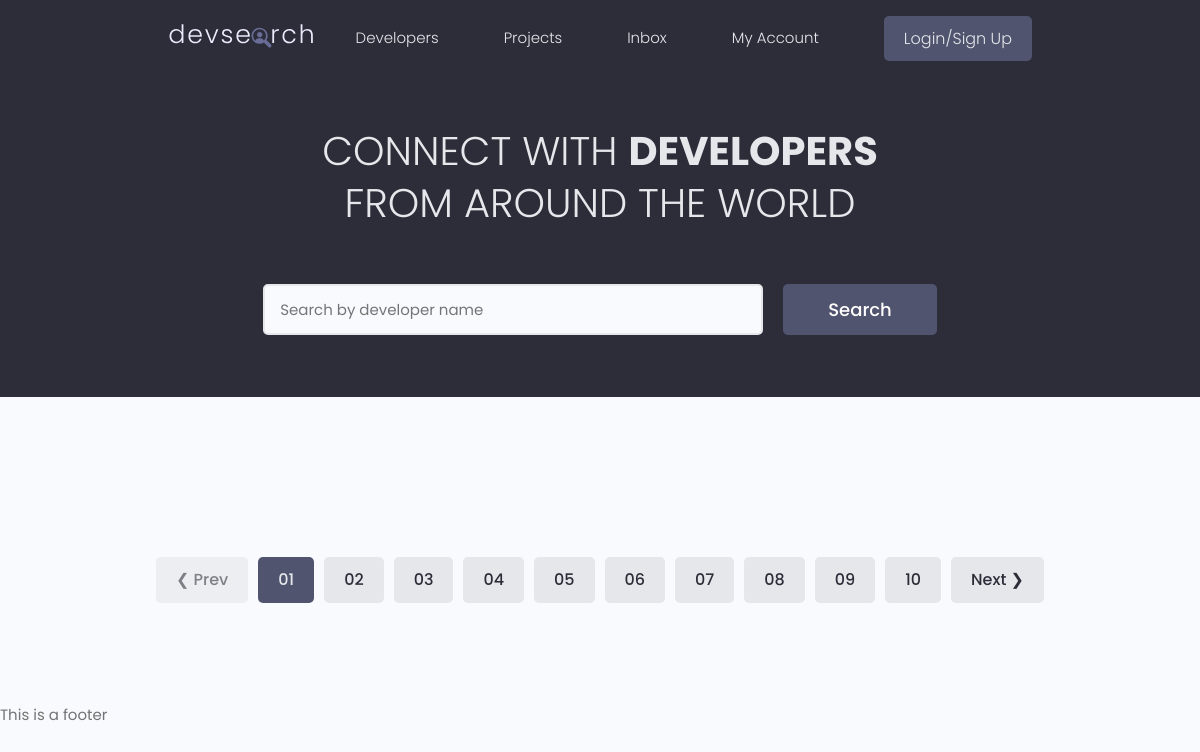
Page /profiles/ on the earlier database version.
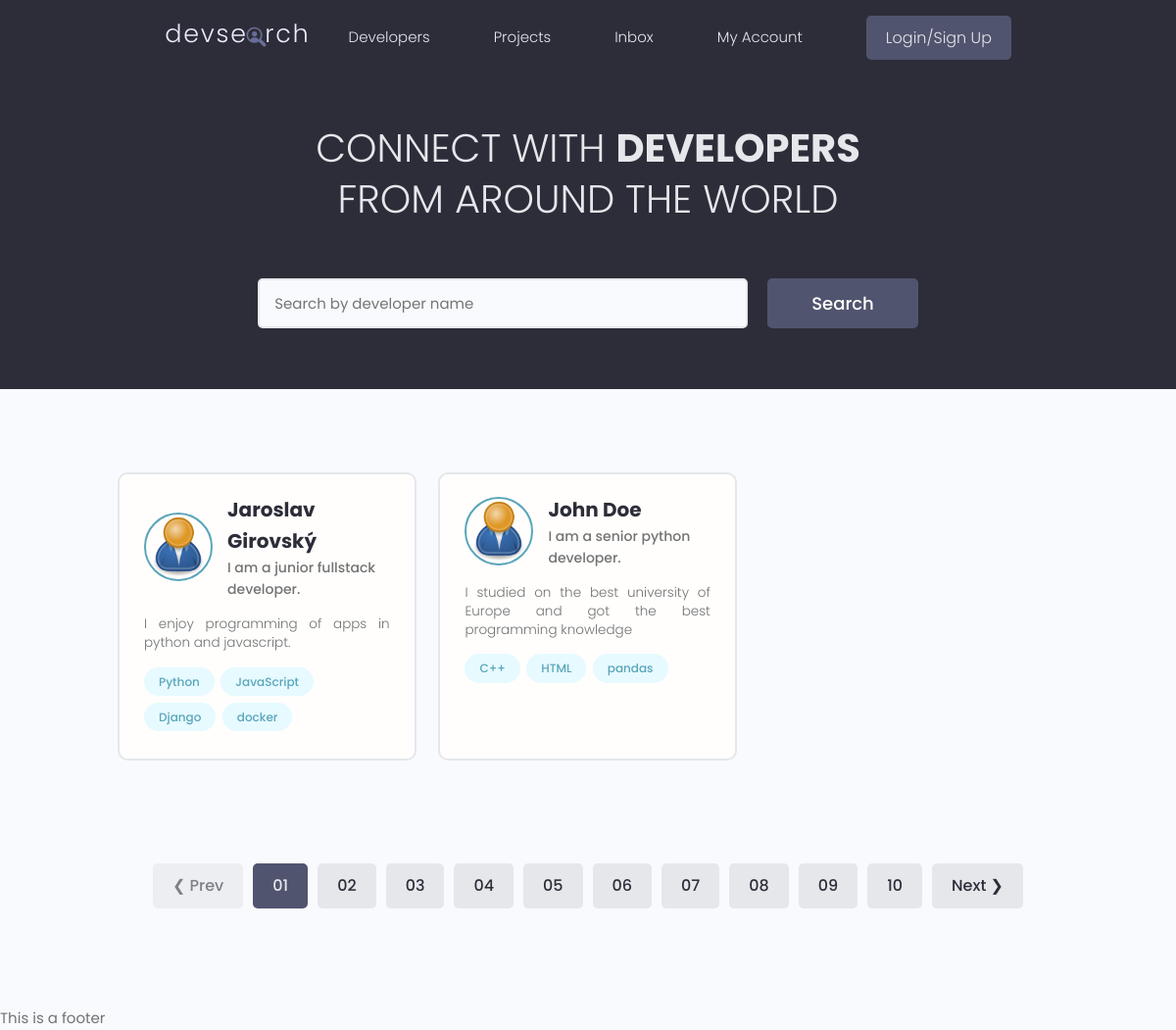
Same page on the later database version.
### users/models.py (models this page shows, shortened)
class Profile(models.Model):
    user = models.OneToOneField(User, on_delete=models.CASCADE, null=True, blank=True)
    username = models.CharField(max_length=200, blank=True, null=True)
    name = models.CharField(max_length=200, blank=True, null=True)
    location = models.CharField(max_length=200, blank=True, null=True)
    email = models.EmailField(max_length=500, blank=True, null=True)
    short_intro = models.CharField(max_length=200, blank=True, null=True)
    bio = models.TextField(blank=True, null=True)
    profile_image = models.ImageField(blank=True, null=True, upload_to="profiles/", default="user-default.png")
    social_github = models.CharField(max_length=200, blank=True, null=True)
    social_twitter = models.CharField(max_length=200, blank=True, null=True)
    social_linkedin = models.CharField(max_length=200, blank=True, null=True)
    social_youtube = models.CharField(max_length=200, blank=True, null=True)
    social_website = models.CharField(max_length=200, blank=True, null=True)
    created_at = models.DateTimeField(auto_now_add=True)
    id = models.UUIDField(default=uuid.uuid4, unique=True, primary_key=True, editable=False)

class Skill(models.Model):
    owner = models.ForeignKey(Profile, on_delete=models.CASCADE, null=True, blank=True)
    name = models.CharField(max_length=200)
    description = models.TextField(blank=True, null=True)
    id = models.UUIDField(default=uuid.uuid4, unique=True, primary_key=True, editable=False)

### users/views.py (the view)
# urls.py: path('', RedirectView.as_view(url="profiles/"), name="home"),
def profiles(request):
    profiles = Profile.objects.all()
    return render(request, 'users/profiles.html', {"profiles":profiles})

### users/templates/users/profiles.html (shortened to what this page needs)
{% extends "base.html"%}
{% load static %}
{% block content %}
<main class="home">
    <section class="hero-section text-center">
      <div class="container container--narrow">
        <div class="hero-section__box">
          <h2>CONNECT WITH <span>DEVELOPERS</span></h2>
          <h2>FROM AROUND THE WORLD</h2>
        </div>
        <div class="hero-section__search">
          <form class="form" action="#" method="get">
            <div class="form__field">
              <input class="input input--text" id="formInput#search" type="text" name="text"
                placeholder="Search by developer name" />
            </div>
            <input class="btn btn--sub btn--lg" type="submit" value="Search" />
          </form>
        </div>
      </div>
    </section>
    <section class="devlist">
      <div class="container">
        <div class="grid grid--three">
        {% for profile in profiles %}
          <div class="column card">
            <div class="dev">
              <a href="{% url 'users:profile-detail' profile.id %}" class="card__body">
                <div class="dev__profile">
                  <img class="avatar avatar--md" src="{{profile.profile_image.url}}" alt="{{profile.profile_image}}" />
                  <div class="dev__meta">
                    <h3>{{profile.name}}</h3>
                    <h5>{{profile.short_intro|slice:"40"}}</h5>
                  </div>
                </div>
                <p class="dev__info">
                  {{profile.bio|slice:"150"}}
                </p>
                <div class="dev__skills">
                {% for skill in profile.skill_set.all|slice:4 %}
                  <span class="tag tag--pill tag--main">
                    <small>{{skill.name}}</small>
                  </span>
                  {% endfor %}
                </div>
              </a>
            </div>
          </div>
        {% endfor %}
        </div>
      </div>
    </section>
    <div class="pagination">
      <ul class="container">
        <li><a href="#" class="btn btn--disabled">&#10094; Prev</a></li>
        <li><a href="#" class="btn btn--sub">01</a></li>
        <li><a href="#" class="btn">02</a></li>
        <li><a href="#" class="btn">03</a></li>
        <li><a href="#" class="btn">04</a></li>
        <li><a href="#" class="btn">05</a></li>
        <li><a href="#" class="btn">06</a></li>
        <li><a href="#" class="btn">07</a></li>
        <li><a href="#" class="btn">08</a></li>
        <li><a href="#" class="btn">09</a></li>
        <li><a href="#" class="btn">10</a></li>
        <li><a href="#" class="btn">Next &#10095;</a></li>
      </ul>
    </div>
  </main>
{% endblock %}

### templates/base.html (shortened to what this page needs)
{% load static %}
<!DOCTYPE html>
<html lang="en">
  <head>
    <link rel="stylesheet" href="https://cdnjs.cloudflare.com/ajax/libs/font-awesome/6.3.0/css/all.min.css" />
    <link rel="stylesheet" href="{% static 'uikit/styles/uikit.css' %}" />
    <link rel='stylesheet' type="text/css" media="screen" href="{% static 'styles/app.css' %}">
  </head>
  <body>
    {% include "includes/navbar.html" %}
    {% block content %} {% endblock %}
    {% include "includes/footer.html" %}
  </body>

### templates/includes/navbar.html (shortened to what this page needs)
{% load static %}
<header class="header">
    <div class="container container--narrow">
      <a href="{% url 'home' %}" class="header__logo">
        <img src="{% static 'images/logo.svg' %}" alt="DevSearch Logo" />
      </a>
      <nav class="header__nav">
        <ul class="header__menu">
          <li class="header__menuItem"><a href="{% url 'users:profiles' %}">Developers</a></li>
          <li class="header__menuItem"><a href="{% url 'projects:projects' %}">Projects</a></li>
          <li class="header__menuItem"><a href="">Inbox</a></li>
          <li class="header__menuItem"><a href="">My Account</a></li>
          {% if request.user.is_authenticated %}
          <li class="header__menuItem"><a href="{% url 'projects:create-project' %}" class="btn btn--sub">Add Project</a></li>
          <li class="header__menuItem"><a href="{% url 'users:logout' %}" class="btn btn--sub">Logout</a></li>
          {% else %}
          <li class="header__menuItem"><a href="{% url 'users:login' %}" class="btn btn--sub">Login/Sign Up</a></li>
          {% endif %}
        </ul>
      </nav>
    </div>
  </header>

### templates/includes/footer.html
<div>
    This is a footer
</div>

### static/styles/app.css (style rules this page uses)
:root { --color-sub: #2d2d39; }
.btn--sub { background-color: var(--color-sub-light); }
.card { border: 2px solid var(--color-light); }
img { width: 100%; }
.header { position: sticky; z-index: 111; background-color: var(--color-sub); padding: 1.5rem 0; }
.header > .container { display: flex; justify-content: space-between; align-items: center; }
.header__logo > img { height: 3.8rem; }
.header__nav > ul { display: inline-flex; align-items: center; list-style: none; gap: 6.5rem; }
.header__menuItem > a { color: var(--color-light); font-weight: 300; }
.hero-section { height: 40vh; display: flex; align-items: center; background-color: var(--color-sub); }
.hero-section__box { margin-bottom: 4rem; }
.hero-section__box > h2, .hero-section__box > h2 > span { font-size: 4rem; color: var(--color-light); line-height: 1.3; text-transform: uppercase; }
.hero-section__box > h2 { font-weight: 300; }
.hero-section__box > h2 > span { font-weight: 700; }
.hero-section__search > .form { display: flex; align-items: center; justify-content: center; gap: 2rem; }
.hero-section__search > .form input.input--text { width: 50rem; }
.devlist { margin-top: 8rem; }
.devlist .grid { align-items: stretch; }
.devlist .dev .dev__profile { display: flex; align-items: center; gap: 1.5rem; }
.devlist .dev .dev__meta h3 { color: var(--color-sub); font-size: 2rem; font-weight: 700; }
.devlist .dev .dev__meta h5 { color: var(--color-text); font-size: 1.4rem; font-weight: 500; }
.devlist .dev .dev__info { margin: 1.5rem 0; font-size: 1.35rem; line-height: 1.4; text-align: justify; }
.pagination { margin-top: 8rem; margin-bottom: 10rem; }
.pagination > ul { flex-wrap: wrap; list-style: none; display: flex; align-items: center; justify-content: center; gap: 1rem; }
.pagination .btn { color: var(--color-sub); }
.pagination .btn.btn--sub { color: var(--color-light); }

### static/uikit/styles/modules/_variables.css (style rules this page uses)
:root { --color-main: #5aa5b9; --color-main-light: #e6faff; --color-sub: #3f4156; --color-sub-light: #51546e; --color-sub-lighter: #ededfd; --color-text: #737373; --color-gray: #8b8b8b; --color-light: #e5e7eb; --color-light-gray: #767676; --color-bg: #f8fafd; --color-white: #fffefd; --color-white-light: #f3f3f3; --color-success: #359e64; --color-success-bg: #def8e8; --color-error: #fc4b0b; --color-error-bg: #fff2ee; --font-base: 'Poppins', arial, helvetica, 'Segoe UI', roboto, ubuntu, sans-serif; --font-monospace: 'Fira Code', 'Courier New', courier, monospace; --font-regular: 300; --font-medium: 500; --font-bold: 700; --generic-shadow: 1px 1px 5px #00000010; --generic-transition: all 0.3s ease-in-out; }

### static/uikit/styles/modules/_base.css (style rules this page uses)
* { margin: 0; padding: 0; box-sizing: border-box; text-rendering: optimizeLegibility; color: inherit; font-size: inherit; }
html { font-size: 50%; }
@media only screen and (min-width: 480px) { html { font-size: 56.25%; } }
@media only screen and (min-width: 1200px) { html { font-size: 62.5%; } }
body { line-height: 1.6; font-weight: 400; font-size: 1.5rem; color: var(--color-text); background-color: var(--color-bg); min-height: 100vh; }

### static/uikit/styles/modules/_typography.css (style rules this page uses)
* { font-family: var(--font-base); }
h2 { font-size: 3.6rem; font-weight: var(--font-bold); }
h3 { font-size: 3.2rem; font-weight: var(--font-medium); }
h5 { font-size: 2.4rem; font-weight: var(--font-medium); }
h5, h6 { font-weight: var(--font-regular); }
p, span, strong { font-size: 1.6rem; color: var(--color-text); font-weight: var(--font-regular); }
a { padding-bottom: 2px; text-decoration: none; display: inline-block; color: var(--color-main); font-weight: var(--font-medium); }

### static/uikit/styles/modules/_utilities.css (style rules this page uses)
.container { width: 92%; max-width: 165rem; margin: 0 auto; box-sizing: border-box; }
.container--narrow { width: 92%; max-width: 120rem; }
@media screen and (min-width: 1000px) { .container { width: 90%; } }
@media screen and (min-width: 1000px) { .container--narrow { width: 85%; } }
@media screen and (min-width: 1200px) { .container { width: 80%; } }
@media screen and (min-width: 1200px) { .container--narrow { width: 72%; } }
.text-center { text-align: center; }

### static/uikit/styles/modules/_avatar.css (style rules this page uses)
.avatar { border-radius: 50%; border: 2px solid var(--color-main); object-fit: cover; }
.avatar--md { height: 7rem; width: 7rem; }

### static/uikit/styles/modules/_card.css (style rules this page uses)
.card { border-radius: 1rem; background-color: var(--color-white); border: 1.5px solid var(--color-light); width: auto; height: auto; margin-top: 0.5rem; margin-bottom: 0.5rem; overflow: hidden; }
.card__body, .card__header { padding: 2rem 2.5rem; }

Differences in the rows shown:
added Profile: profile_image (placeholder picture), name "Jaroslav Girovský", short_intro "I am a junior fullstack developer.", bio "I enjoy programming of apps in python and javascript."
added Skill: name "Python", shown under "Jaroslav Girovský"
added Skill: name "JavaScript", shown under "Jaroslav Girovský"
added Skill: name "Django", shown under "Jaroslav Girovský"
added Skill: name "docker", shown under "Jaroslav Girovský"
added Profile: profile_image (placeholder picture), name "John Doe", short_intro "I am a senior python developer.", bio "I studied on the best university of Europe and got the best programming knowledge"
added Skill: name "C++", shown under "John Doe"
added Skill: name "HTML", shown under "John Doe"
added Skill: name "pandas", shown under "John Doe"
